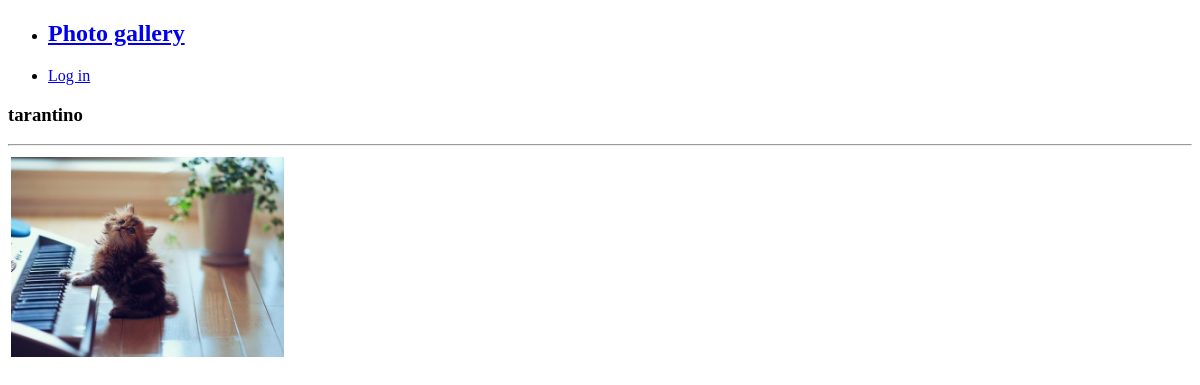
The page /photos/3/ on the database as committed earlier.
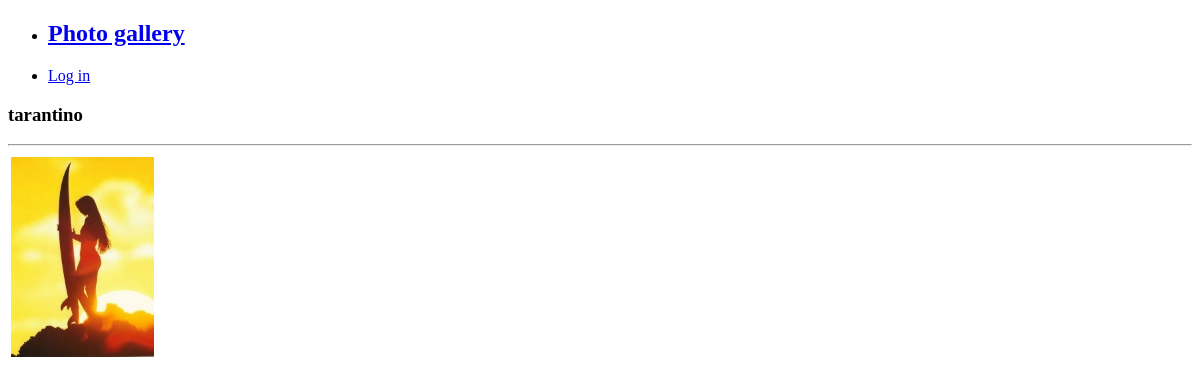
The same page on the database as committed later.
### photo/models.py (models this page shows)
class Photography(models.Model):
    class Meta():
        db_table = "photography"
    photo = models.ImageField(upload_to=upload_location)
    photo_user = models.ForeignKey(User)

### photo/views.py (the view)
# urls.py: url(r'^photos/(?P<user_id>\d+)/$', views.photos),
def photos(request, user_id=1):
    args = {}
    args.update(csrf(request))
    user = auth.get_user(request)
    if user is not None:
        if user.id is int(user_id):
            args['form'] = PhotoForm
        args['userid'] = user.id
        args['username'] = user.username
    args['photos'] = Photography.objects.filter(photo_user=user_id)
    args['photousername'] = User.objects.get(id=user_id).username
    return render_to_response('photos.html', args)

### photo/templates/photos.html (shortened to what this page needs)
{% extends "base.html" %}
{% block content %}
    <h3>{{ photousername }}</h3>
    <hr>
    <table>
        {% for photo in photos %}
            <td><a href="/photo/{{ photo.id }}"><img src="{{ photo.photo.url }}" height="200"></a></td>
        {% endfor %}
    </table>
{% endblock %}

### templates/base.html (shortened to what this page needs)
<!DOCTYPE html>
<html lang="en">
<head>
</head>
<body>
    <ul>
        <li><a href="/photos/"><h2>Photo gallery</h2></a></li>
        {% if username %}
            <li><a href="/photos/">All accounts</a></li>
            <li><a href="/photos/{{ userid }}">My account</a></li>
            <li><a href="/auth/logout/">Log out ({{ username }})</a></li>
        {% else %}
            <li><a href="/auth/login/">Log in</a></li>
        {% endif %}
    </ul>
    {% block content %}{% endblock %}
</body>
</html>

Rows that differ between the two databases and show on the page:
removed Photography: photo (picture)
added Photography: photo (picture)
